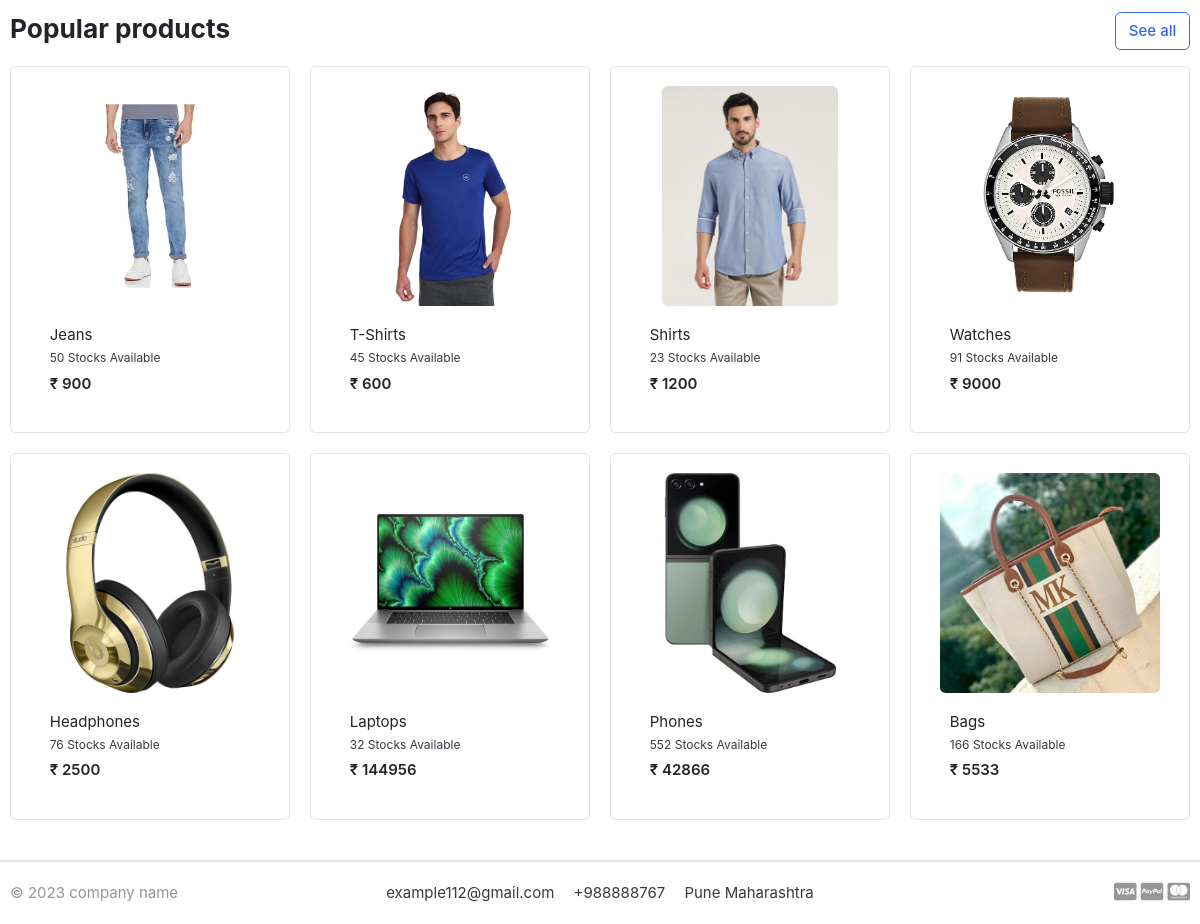
The app's page / (lower part), older data.
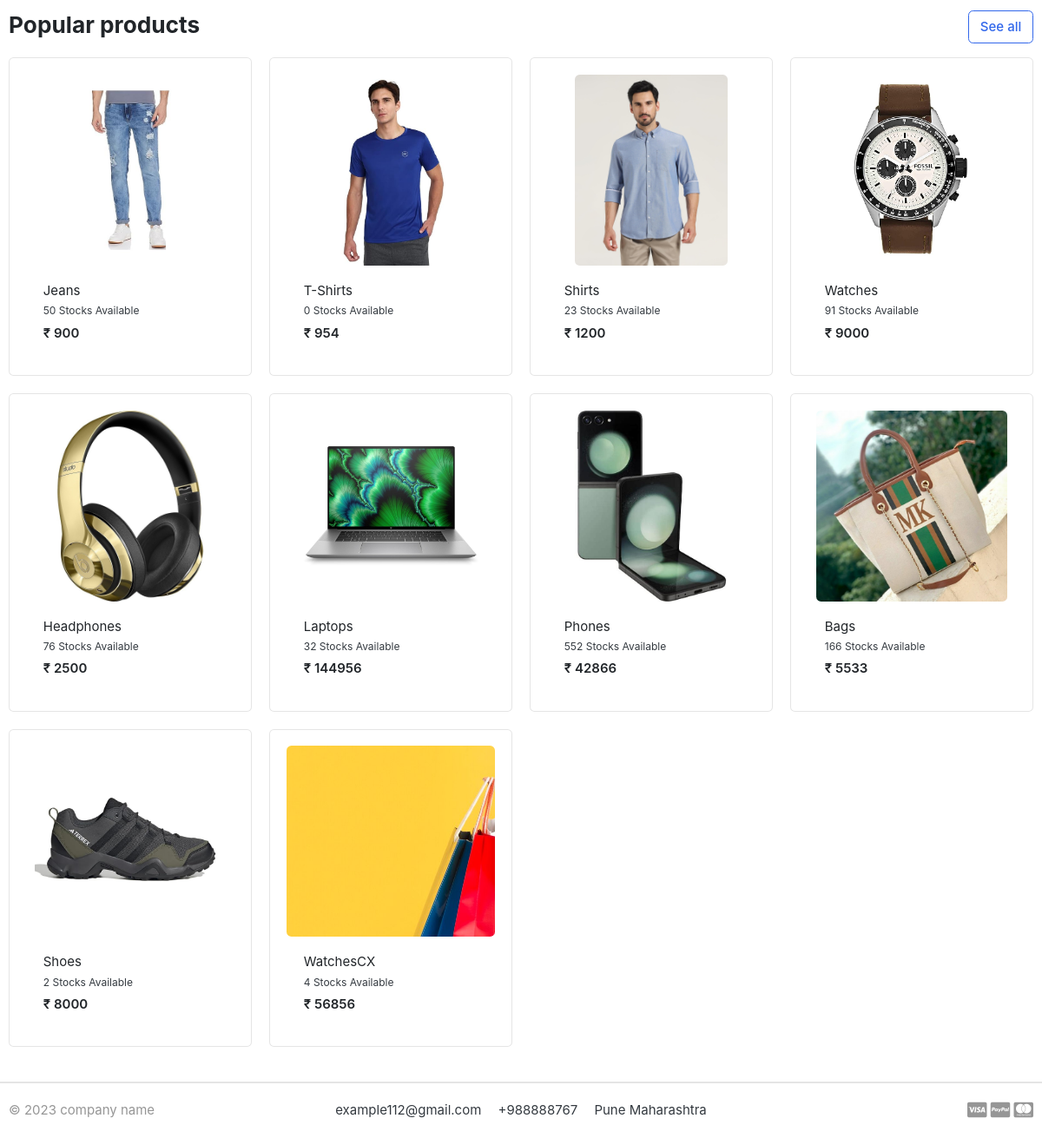
The same page, newer data.
### store/models.py (models this page shows, shortened)
class Product(models.Model):
    product_name = models.CharField(max_length=200, unique=True)
    slug = models.SlugField(max_length=200, unique=True)
    description = models.TextField(max_length=500, blank=True)
    price = models.IntegerField()
    images = models.ImageField(upload_to='photos/products')
    stock = models.IntegerField()
    is_available = models.BooleanField(default=True)
    category = models.ForeignKey(Category, on_delete=models.CASCADE)
    created_date = models.DateTimeField(auto_now_add=True)
    modified_date = models.DateTimeField(auto_now=True)
    def get_url(self):
        return reverse('product_details', args=[self.category.slug, self.slug])

### greatkart/views.py (the view)
# urls.py: 2. Add a URL to urlpatterns:  path('', views.home, name='home')
def home(request):
    products = Product.objects.all().filter(is_available=True)
    context = {
        'products': products
    }
    return render(request,'home.html', context)

### carts/context_processors.py (called while the page is built)
def counter(request):
    cart_count = 0
    if 'admin' in request.path:
        return ()
    else:
        try:
            cart = Cart.objects.filter(Cart_id=_cart_id(request))
            if request.user.is_authenticated:
                cart_items = CartItem.objects.all().filter(user=request.user)
            else:
                cart_items = CartItem.objects.all().filter(cart=cart[:1])
            for cart_item in cart_items:
                cart_count += cart_item.quantity
        except Cart.DoesNotExist:
            cart_count = 0
    return dict(cart_count=cart_count)

### carts/views.py (called while the page is built)
def _cart_id(request):
    cart = request.session.session_key
    if not cart:
        cart = request.session.create()
    return cart

### category/context_processors.py (called while the page is built)
def menu_links(request):
    links = Category.objects.all()
    return dict(links=links)

### category/models.py (called while the page is built)
    def get_url(self):
        return reverse('products_by_category', args=[self.slug])

### templates/home.html (shortened to what this page needs)
{% extends 'base.html' %}
{% load static %}
{% block content %}
<section class="section-name padding-y-sm">
<div class="container">
<header class="section-heading">
	<a href="{% url 'store' %}" class="btn btn-outline-primary float-right">See all</a>
	<h3 class="section-title">Popular products</h3>
</header>
<div class="row">
	{% for product in products %}
	<div class="col-md-3">
		<div class="card card-product-grid ">
			<div class="card-body">
				<a href="{{ product.get_url }}" class="img-wrap"> <img src="{{product.images.url}}" class="rounded"> </a>
				<figcaption class="info-wrap">
					<a href="{{ product.get_url }}" class="title">{{product.product_name}}</a>
					<small>{{product.stock}} Stocks Available</small>
					<div class="price mt-1">&#8377; {{product.price}}</div>
				</figcaption>
			</div>
		</div>
	</div>
	{% endfor %}
</div>
</div>
</section>
{% endblock %}

### templates/base.html (shortened to what this page needs)
{% load static %}
<!DOCTYPE HTML>
<html lang="en">
<head>
<link href="{% static 'css/bootstrap.css' %}" rel="stylesheet" type="text/css"/>
<link href="{% static 'fonts/fontawesome/css/all.min.css' %}" type="text/css" rel="stylesheet">
<link href="{% static 'css/ui.css' %}" rel="stylesheet" type="text/css"/>
<link href="{% static 'css/responsive.css' %}" rel="stylesheet" media="only screen and (max-width: 1200px)" />
</head>
<body>
{% block content %}
{% endblock %}
{% include "includes/footer.html" %}
</body>
</html>

### templates/includes/navbar.html (shortened to what this page needs)
{% load static %}

### templates/includes/footer.html
<footer class="section-footer border-top">
	<div class="container">
		<section class="footer-bottom border-top row">
			<div class="col-md-2">
				<p class="text-muted"> &copy 2023 company name </p>
			</div>
			<div class="col-md-8 text-md-center">
				<span  class="px-2">example112@gmail.com</span>
				<span  class="px-2">+988888767</span>
				<span  class="px-2">Pune Maharashtra</span>
			</div>
			<div class="col-md-2 text-md-right text-muted">
				<i class="fab fa-lg fa-cc-visa"></i>
				<i class="fab fa-lg fa-cc-paypal"></i>
				<i class="fab fa-lg fa-cc-mastercard"></i>
			</div>
		</section>
	</div>
</footer>

### static/css/ui.css (style rules this page uses)
html { font-family: "Inter", sans-serif; font-size: 15px; }
.img-wrap { text-align: center; display: block; }
.img-wrap img { max-width: 100%; }
.padding-y-sm { padding-top: 20px; padding-bottom: 20px; }
.section-heading { margin-bottom: 20px; margin-top: 15px; }
.section-title { color: #212529; }
p:last-child { margin-bottom: 0; }
.footer-bottom { padding-top: 20px; padding-bottom: 20px; }
[class*=card-product] a.title { color: #212529; display: block; }
[class*=card-product] .img-wrap { overflow: hidden; position: relative; }
[class*=card-product] .img-wrap img { height: 100%; max-width: 100%; width: auto; display: inline-block; -o-object-fit: cover; object-fit: cover; }
.card-product-grid { margin-bottom: 20px; }
.card-product-grid .img-wrap { border-radius: 0.2rem 0.2rem 0 0; height: 220px; }
.card-product-grid .info-wrap { overflow: hidden; padding: 18px 20px; }
.card .img-wrap { overflow: hidden; }
.price { font-weight: 600; color: #212529; }

Row changes from the older to the newer data that the page shows:
changed Product "T-Shirts": stock "45" → "0"; price "600" → "954"
added Product: images (picture), product_name "Shoes", stock "2", price "8000"
added Product: images (picture), product_name "WatchesCX", stock "4", price "56856"
